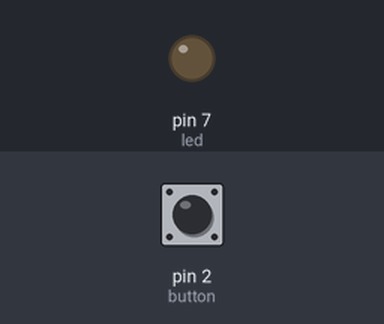
A sketch run on a simulated Arduino Uno, built with avr-gcc and run on an emulated ATmega328P. Parts: output pins drawn as LEDs (lit = HIGH). Dashed ring = blinking. Inputs (shaded band) come from the test bench; at power-on: pin 2 (button) LOW.

Above: at 1.2 s.
1.3 s: pin 2 (button) pulled HIGH for 3.2 s
At 1.7 s:
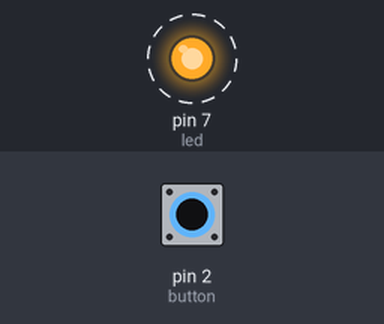
Timing chart, 0 to 6.3 s (numbered marks = the images above; inputs shaded):
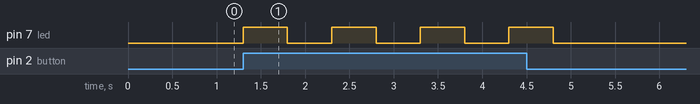

Measured:
- after the input at 1.3 s, pin 7 (led): alternates HIGH for 0.50 s and LOW for 0.50 s, 8 changes in all, then stays LOW, starting at once

The sketch:

LED_Blink_Using_2_Push_Button.ino
```cpp
#define led 7
#define button 2

void setup() {
  pinMode(led, OUTPUT);
  pinMode(button, INPUT);
}

void loop() {

  bool x = digitalRead(button);

  if (x == 1) {

    digitalWrite(led, HIGH);
    delay(500);

    digitalWrite(led, LOW);
    delay(500);

  } else {

    digitalWrite(led, LOW);

  }
}
```
